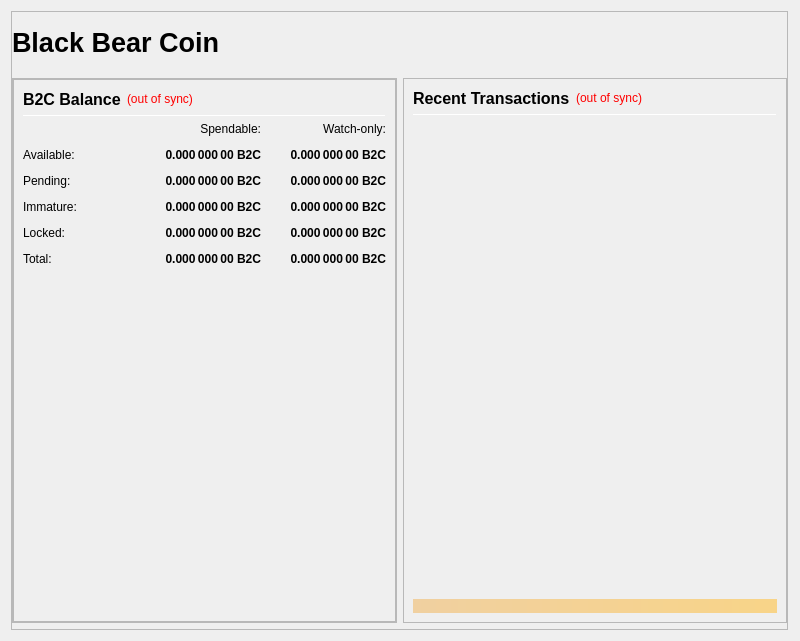
<?xml version="1.0" encoding="UTF-8"?>
<ui version="4.0">
 <class>OverviewPage</class>
 <widget class="QWidget" name="OverviewPage">
  <property name="geometry">
   <rect>
    <x>0</x>
    <y>0</y>
    <width>800</width>
    <height>641</height>
   </rect>
  </property>
  <property name="minimumSize">
   <size>
    <width>800</width>
    <height>300</height>
   </size>
  </property>
  <property name="windowTitle">
   <string>Form</string>
  </property>
  <layout class="QVBoxLayout" name="topLayout" stretch="1">
   <property name="rightMargin">
    <number>12</number>
   </property>
   <item>
    <widget class="QFrame" name="frame_BG">
     <property name="minimumSize">
      <size>
       <width>750</width>
       <height>410</height>
      </size>
     </property>
     <property name="maximumSize">
      <size>
       <width>16777215</width>
       <height>16777215</height>
      </size>
     </property>
     <property name="frameShape">
      <enum>QFrame::StyledPanel</enum>
     </property>
     <property name="frameShadow">
      <enum>QFrame::Raised</enum>
     </property>
     <layout class="QVBoxLayout" name="verticalLayout_3" stretch="1">
      <property name="leftMargin">
       <number>0</number>
      </property>
      <property name="topMargin">
       <number>0</number>
      </property>
      <property name="rightMargin">
       <number>0</number>
      </property>
      <property name="bottomMargin">
       <number>6</number>
      </property>
      <item>
       <layout class="QVBoxLayout" name="verticalLayout_Master" stretch="0,1">
        <property name="leftMargin">
         <number>0</number>
        </property>
        <property name="topMargin">
         <number>0</number>
        </property>
        <property name="rightMargin">
         <number>0</number>
        </property>
        <property name="bottomMargin">
         <number>0</number>
        </property>
        <item>
         <widget class="QFrame" name="frame_Header">
          <layout class="QVBoxLayout" name="verticalLayout_Header" stretch="0">
           <property name="leftMargin">
            <number>0</number>
           </property>
           <property name="topMargin">
            <number>0</number>
           </property>
           <property name="rightMargin">
            <number>0</number>
           </property>
           <property name="bottomMargin">
            <number>0</number>
           </property>
           <item>
            <layout class="QHBoxLayout" name="horizontalLayout_Header" stretch="1,0,1">
             <property name="spacing">
              <number>6</number>
             </property>
             <item>
              <widget class="QLabel" name="labelOverviewHeaderLeft">
               <property name="minimumSize">
                <size>
                 <width>464</width>
                 <height>60</height>
                </size>
               </property>
               <property name="maximumSize">
                <size>
                 <width>16777215</width>
                 <height>60</height>
                </size>
               </property>
               <property name="font">
                <font>
                 <pointsize>20</pointsize>
                 <weight>75</weight>
                 <bold>true</bold>
                </font>
               </property>
               <property name="text">
                <string>Black Bear Coin</string>
               </property>
               <property name="alignment">
                <set>Qt::AlignLeading|Qt::AlignLeft|Qt::AlignVCenter</set>
               </property>
              </widget>
             </item>
             <item>
              <spacer name="horizontalSpacer_Header">
               <property name="orientation">
                <enum>Qt::Horizontal</enum>
               </property>
               <property name="sizeHint" stdset="0">
                <size>
                 <width>40</width>
                 <height>20</height>
                </size>
               </property>
              </spacer>
             </item>
             <item>
              <widget class="QLabel" name="labelOverviewHeaderRight">
               <property name="minimumSize">
                <size>
                 <width>464</width>
                 <height>60</height>
                </size>
               </property>
               <property name="maximumSize">
                <size>
                 <width>16777215</width>
                 <height>60</height>
                </size>
               </property>
               <property name="font">
                <font>
                 <pointsize>14</pointsize>
                </font>
               </property>
               <property name="text">
                <string/>
               </property>
               <property name="alignment">
                <set>Qt::AlignRight|Qt::AlignTrailing|Qt::AlignVCenter</set>
               </property>
              </widget>
             </item>
            </layout>
           </item>
          </layout>
         </widget>
        </item>
        <item>
         <widget class="QFrame" name="frame_Content">
          <layout class="QVBoxLayout" name="verticalLayout_Content">
           <property name="leftMargin">
            <number>0</number>
           </property>
           <property name="topMargin">
            <number>0</number>
           </property>
           <property name="rightMargin">
            <number>0</number>
           </property>
           <property name="bottomMargin">
            <number>0</number>
           </property>
           <item>
            <layout class="QHBoxLayout" name="horizontalLayout_Content" stretch="1,1">
             <property name="spacing">
              <number>6</number>
             </property>
             <item>
              <layout class="QVBoxLayout" name="verticalLayout_left" stretch="1">
               <item>
                <widget class="QFrame" name="frameObfuscation">
                 <property name="minimumSize">
                  <size>
                   <width>0</width>
                   <height>0</height>
                  </size>
                 </property>
                 <property name="frameShape">
                  <enum>QFrame::StyledPanel</enum>
                 </property>
                 <property name="frameShadow">
                  <enum>QFrame::Raised</enum>
                 </property>
                 <layout class="QVBoxLayout" name="verticalLayout" stretch="0">
                  <property name="leftMargin">
                   <number>0</number>
                  </property>
                  <property name="topMargin">
                   <number>0</number>
                  </property>
                  <property name="rightMargin">
                   <number>0</number>
                  </property>
                  <property name="bottomMargin">
                   <number>0</number>
                  </property>
                  <item>
                   <widget class="QFrame" name="frame_Balances">
                    <property name="frameShape">
                     <enum>QFrame::StyledPanel</enum>
                    </property>
                    <property name="frameShadow">
                     <enum>QFrame::Raised</enum>
                    </property>
                    <layout class="QVBoxLayout" name="verticalLayout_4">
                     <item>
                      <layout class="QHBoxLayout" name="horizontalLayout_4">
                       <item>
                        <widget class="QLabel" name="label_5">
                         <property name="minimumSize">
                          <size>
                           <width>0</width>
                           <height>20</height>
                          </size>
                         </property>
                         <property name="font">
                          <font>
                           <pointsize>12</pointsize>
                           <weight>75</weight>
                           <bold>true</bold>
                          </font>
                         </property>
                         <property name="text">
                          <string>B2C Balance</string>
                         </property>
                        </widget>
                       </item>
                       <item>
                        <widget class="QLabel" name="labelWalletStatus">
                         <property name="cursor">
                          <cursorShape>WhatsThisCursor</cursorShape>
                         </property>
                         <property name="toolTip">
                          <string>The displayed information may be out of date. Your wallet automatically synchronizes with the B2C network after a connection is established, but this process has not completed yet.</string>
                         </property>
                         <property name="styleSheet">
                          <string notr="true">QLabel { color: red; }</string>
                         </property>
                         <property name="text">
                          <string notr="true">(out of sync)</string>
                         </property>
                         <property name="alignment">
                          <set>Qt::AlignLeading|Qt::AlignLeft|Qt::AlignVCenter</set>
                         </property>
                        </widget>
                       </item>
                       <item>
                        <spacer name="horizontalSpacer_3">
                         <property name="orientation">
                          <enum>Qt::Horizontal</enum>
                         </property>
                         <property name="sizeHint" stdset="0">
                          <size>
                           <width>40</width>
                           <height>20</height>
                          </size>
                         </property>
                        </spacer>
                       </item>
                      </layout>
                     </item>
                     <item>
                      <widget class="Line" name="line_Balance">
                       <property name="minimumSize">
                        <size>
                         <width>0</width>
                         <height>1</height>
                        </size>
                       </property>
                       <property name="maximumSize">
                        <size>
                         <width>16777215</width>
                         <height>1</height>
                        </size>
                       </property>
                       <property name="orientation">
                        <enum>Qt::Horizontal</enum>
                       </property>
                      </widget>
                     </item>
                     <item>
                      <layout class="QGridLayout" name="gridLayout">
                       <property name="spacing">
                        <number>12</number>
                       </property>
                       <item row="5" column="0">
                        <widget class="QLabel" name="labelTotalText">
                         <property name="toolTip">
                          <string>Your current B2C balance, unconfirmed and immature transactions included</string>
                         </property>
                         <property name="text">
                          <string>Total:</string>
                         </property>
                        </widget>
                       </item>
                       <item row="5" column="2">
                        <widget class="QLabel" name="labelWatchTotal">
                         <property name="font">
                          <font>
                           <weight>75</weight>
                           <bold>true</bold>
                          </font>
                         </property>
                         <property name="cursor">
                          <cursorShape>IBeamCursor</cursorShape>
                         </property>
                         <property name="toolTip">
                          <string>Current total balance in watch-only addresses</string>
                         </property>
                         <property name="text">
                          <string notr="true">0.000 000 00 B2C</string>
                         </property>
                         <property name="alignment">
                          <set>Qt::AlignRight|Qt::AlignTrailing|Qt::AlignVCenter</set>
                         </property>
                         <property name="textInteractionFlags">
                          <set>Qt::LinksAccessibleByMouse|Qt::TextSelectableByKeyboard|Qt::TextSelectableByMouse</set>
                         </property>
                        </widget>
                       </item>
                       <item row="0" column="2">
                        <widget class="QLabel" name="labelWatchonly">
                         <property name="text">
                          <string>Watch-only:</string>
                         </property>
                         <property name="alignment">
                          <set>Qt::AlignRight|Qt::AlignTrailing|Qt::AlignVCenter</set>
                         </property>
                        </widget>
                       </item>
                       <item row="0" column="1">
                        <widget class="QLabel" name="labelSpendable">
                         <property name="text">
                          <string>Spendable:</string>
                         </property>
                         <property name="alignment">
                          <set>Qt::AlignRight|Qt::AlignTrailing|Qt::AlignVCenter</set>
                         </property>
                        </widget>
                       </item>
                       <item row="2" column="1">
                        <widget class="QLabel" name="labelUnconfirmed">
                         <property name="font">
                          <font>
                           <weight>75</weight>
                           <bold>true</bold>
                          </font>
                         </property>
                         <property name="cursor">
                          <cursorShape>IBeamCursor</cursorShape>
                         </property>
                         <property name="toolTip">
                          <string>Total of transactions that have yet to be confirmed, and do not yet count toward the spendable balance</string>
                         </property>
                         <property name="text">
                          <string notr="true">0.000 000 00 B2C</string>
                         </property>
                         <property name="alignment">
                          <set>Qt::AlignRight|Qt::AlignTrailing|Qt::AlignVCenter</set>
                         </property>
                         <property name="textInteractionFlags">
                          <set>Qt::LinksAccessibleByMouse|Qt::TextSelectableByKeyboard|Qt::TextSelectableByMouse</set>
                         </property>
                        </widget>
                       </item>
                       <item row="4" column="0">
                        <widget class="QLabel" name="labelLockedBalanceText">
                         <property name="toolTip">
                          <string>Locked B2C or Masternode collaterals.</string>
                         </property>
                         <property name="text">
                          <string>Locked:</string>
                         </property>
                        </widget>
                       </item>
                       <item row="2" column="0">
                        <widget class="QLabel" name="labelPendingText">
                         <property name="text">
                          <string>Pending:</string>
                         </property>
                        </widget>
                       </item>
                       <item row="1" column="1">
                        <widget class="QLabel" name="labelBalance">
                         <property name="font">
                          <font>
                           <weight>75</weight>
                           <bold>true</bold>
                          </font>
                         </property>
                         <property name="cursor">
                          <cursorShape>IBeamCursor</cursorShape>
                         </property>
                         <property name="toolTip">
                          <string>Your current spendable balance</string>
                         </property>
                         <property name="text">
                          <string notr="true">0.000 000 00 B2C</string>
                         </property>
                         <property name="alignment">
                          <set>Qt::AlignRight|Qt::AlignTrailing|Qt::AlignVCenter</set>
                         </property>
                         <property name="textInteractionFlags">
                          <set>Qt::LinksAccessibleByMouse|Qt::TextSelectableByKeyboard|Qt::TextSelectableByMouse</set>
                         </property>
                        </widget>
                       </item>
                       <item row="3" column="2">
                        <widget class="QLabel" name="labelWatchImmature">
                         <property name="font">
                          <font>
                           <weight>75</weight>
                           <bold>true</bold>
                          </font>
                         </property>
                         <property name="cursor">
                          <cursorShape>IBeamCursor</cursorShape>
                         </property>
                         <property name="toolTip">
                          <string>Staked or masternode rewards in watch-only addresses that has not yet matured</string>
                         </property>
                         <property name="text">
                          <string notr="true">0.000 000 00 B2C</string>
                         </property>
                         <property name="alignment">
                          <set>Qt::AlignRight|Qt::AlignTrailing|Qt::AlignVCenter</set>
                         </property>
                         <property name="textInteractionFlags">
                          <set>Qt::LinksAccessibleByMouse|Qt::TextSelectableByKeyboard|Qt::TextSelectableByMouse</set>
                         </property>
                        </widget>
                       </item>
                       <item row="1" column="0">
                        <widget class="QLabel" name="labelBalanceText">
                         <property name="text">
                          <string>Available:</string>
                         </property>
                        </widget>
                       </item>
                       <item row="4" column="2">
                        <widget class="QLabel" name="labelWatchLocked">
                         <property name="font">
                          <font>
                           <weight>75</weight>
                           <bold>true</bold>
                          </font>
                         </property>
                         <property name="cursor">
                          <cursorShape>IBeamCursor</cursorShape>
                         </property>
                         <property name="toolTip">
                          <string>Current locked balance in watch-only addresses</string>
                         </property>
                         <property name="text">
                          <string notr="true">0.000 000 00 B2C</string>
                         </property>
                         <property name="alignment">
                          <set>Qt::AlignRight|Qt::AlignTrailing|Qt::AlignVCenter</set>
                         </property>
                         <property name="textInteractionFlags">
                          <set>Qt::LinksAccessibleByMouse|Qt::TextSelectableByKeyboard|Qt::TextSelectableByMouse</set>
                         </property>
                        </widget>
                       </item>
                       <item row="3" column="0">
                        <widget class="QLabel" name="labelImmatureText">
                         <property name="text">
                          <string>Immature:</string>
                         </property>
                        </widget>
                       </item>
                       <item row="5" column="1">
                        <widget class="QLabel" name="labelTotal">
                         <property name="font">
                          <font>
                           <weight>75</weight>
                           <bold>true</bold>
                          </font>
                         </property>
                         <property name="cursor">
                          <cursorShape>IBeamCursor</cursorShape>
                         </property>
                         <property name="toolTip">
                          <string>Your current B2C balance, unconfirmed and immature transactions included</string>
                         </property>
                         <property name="text">
                          <string notr="true">0.000 000 00 B2C</string>
                         </property>
                         <property name="alignment">
                          <set>Qt::AlignRight|Qt::AlignTrailing|Qt::AlignVCenter</set>
                         </property>
                         <property name="textInteractionFlags">
                          <set>Qt::LinksAccessibleByMouse|Qt::TextSelectableByKeyboard|Qt::TextSelectableByMouse</set>
                         </property>
                        </widget>
                       </item>
                       <item row="1" column="2">
                        <widget class="QLabel" name="labelWatchAvailable">
                         <property name="font">
                          <font>
                           <weight>75</weight>
                           <bold>true</bold>
                          </font>
                         </property>
                         <property name="cursor">
                          <cursorShape>IBeamCursor</cursorShape>
                         </property>
                         <property name="toolTip">
                          <string>Your current balance in watch-only addresses</string>
                         </property>
                         <property name="text">
                          <string notr="true">0.000 000 00 B2C</string>
                         </property>
                         <property name="alignment">
                          <set>Qt::AlignRight|Qt::AlignTrailing|Qt::AlignVCenter</set>
                         </property>
                         <property name="textInteractionFlags">
                          <set>Qt::LinksAccessibleByMouse|Qt::TextSelectableByKeyboard|Qt::TextSelectableByMouse</set>
                         </property>
                        </widget>
                       </item>
                       <item row="3" column="1">
                        <widget class="QLabel" name="labelImmature">
                         <property name="font">
                          <font>
                           <weight>75</weight>
                           <bold>true</bold>
                          </font>
                         </property>
                         <property name="cursor">
                          <cursorShape>IBeamCursor</cursorShape>
                         </property>
                         <property name="toolTip">
                          <string>Staked or masternode rewards that has not yet matured</string>
                         </property>
                         <property name="text">
                          <string notr="true">0.000 000 00 B2C</string>
                         </property>
                         <property name="alignment">
                          <set>Qt::AlignRight|Qt::AlignTrailing|Qt::AlignVCenter</set>
                         </property>
                         <property name="textInteractionFlags">
                          <set>Qt::LinksAccessibleByMouse|Qt::TextSelectableByKeyboard|Qt::TextSelectableByMouse</set>
                         </property>
                        </widget>
                       </item>
                       <item row="4" column="1">
                        <widget class="QLabel" name="labelLockedBalance">
                         <property name="font">
                          <font>
                           <weight>75</weight>
                           <bold>true</bold>
                          </font>
                         </property>
                         <property name="cursor">
                          <cursorShape>IBeamCursor</cursorShape>
                         </property>
                         <property name="toolTip">
                          <string>Locked B2C or Masternode collaterals.</string>
                         </property>
                         <property name="text">
                          <string notr="true">0.000 000 00 B2C</string>
                         </property>
                         <property name="alignment">
                          <set>Qt::AlignRight|Qt::AlignTrailing|Qt::AlignVCenter</set>
                         </property>
                         <property name="textInteractionFlags">
                          <set>Qt::LinksAccessibleByMouse|Qt::TextSelectableByKeyboard|Qt::TextSelectableByMouse</set>
                         </property>
                        </widget>
                       </item>
                       <item row="2" column="2">
                        <widget class="QLabel" name="labelWatchPending">
                         <property name="font">
                          <font>
                           <weight>75</weight>
                           <bold>true</bold>
                          </font>
                         </property>
                         <property name="cursor">
                          <cursorShape>IBeamCursor</cursorShape>
                         </property>
                         <property name="toolTip">
                          <string>Unconfirmed transactions to watch-only addresses</string>
                         </property>
                         <property name="text">
                          <string notr="true">0.000 000 00 B2C</string>
                         </property>
                         <property name="alignment">
                          <set>Qt::AlignRight|Qt::AlignTrailing|Qt::AlignVCenter</set>
                         </property>
                         <property name="textInteractionFlags">
                          <set>Qt::LinksAccessibleByMouse|Qt::TextSelectableByKeyboard|Qt::TextSelectableByMouse</set>
                         </property>
                        </widget>
                       </item>
                      </layout>
                     </item>
                     <item>
                      <spacer name="verticalSpacer">
                       <property name="orientation">
                        <enum>Qt::Vertical</enum>
                       </property>
                       <property name="sizeHint" stdset="0">
                        <size>
                         <width>20</width>
                         <height>40</height>
                        </size>
                       </property>
                      </spacer>
                     </item>
                    </layout>
                   </widget>
                  </item>
                 </layout>
                </widget>
               </item>
              </layout>
             </item>
             <item>
              <layout class="QVBoxLayout" name="verticalLayout_right" stretch="1">
               <item>
                <widget class="QFrame" name="frame_RecentTransactions">
                 <property name="minimumSize">
                  <size>
                   <width>0</width>
                   <height>0</height>
                  </size>
                 </property>
                 <property name="frameShape">
                  <enum>QFrame::StyledPanel</enum>
                 </property>
                 <property name="frameShadow">
                  <enum>QFrame::Raised</enum>
                 </property>
                 <layout class="QVBoxLayout" name="verticalLayout_1" stretch="0,0,0,0,0">
                  <item>
                   <layout class="QHBoxLayout" name="horizontalLayout_2">
                    <item>
                     <widget class="QLabel" name="label_4">
                      <property name="minimumSize">
                       <size>
                        <width>0</width>
                        <height>20</height>
                       </size>
                      </property>
                      <property name="font">
                       <font>
                        <pointsize>12</pointsize>
                        <weight>75</weight>
                        <bold>true</bold>
                       </font>
                      </property>
                      <property name="text">
                       <string>Recent Transactions</string>
                      </property>
                     </widget>
                    </item>
                    <item>
                     <widget class="QLabel" name="labelTransactionsStatus">
                      <property name="cursor">
                       <cursorShape>WhatsThisCursor</cursorShape>
                      </property>
                      <property name="toolTip">
                       <string>The displayed information may be out of date. Your wallet automatically synchronizes with the B2C network after a connection is established, but this process has not completed yet.</string>
                      </property>
                      <property name="styleSheet">
                       <string notr="true">QLabel { color: red; }</string>
                      </property>
                      <property name="text">
                       <string notr="true">(out of sync)</string>
                      </property>
                      <property name="alignment">
                       <set>Qt::AlignRight|Qt::AlignTrailing|Qt::AlignVCenter</set>
                      </property>
                     </widget>
                    </item>
                    <item>
                     <spacer name="horizontalSpacer">
                      <property name="orientation">
                       <enum>Qt::Horizontal</enum>
                      </property>
                      <property name="sizeHint" stdset="0">
                       <size>
                        <width>40</width>
                        <height>20</height>
                       </size>
                      </property>
                     </spacer>
                    </item>
                   </layout>
                  </item>
                  <item>
                   <widget class="Line" name="line">
                    <property name="minimumSize">
                     <size>
                      <width>0</width>
                      <height>1</height>
                     </size>
                    </property>
                    <property name="maximumSize">
                     <size>
                      <width>16777215</width>
                      <height>1</height>
                     </size>
                    </property>
                    <property name="orientation">
                     <enum>Qt::Horizontal</enum>
                    </property>
                   </widget>
                  </item>
                  <item>
                   <widget class="QListView" name="listTransactions">
                    <property name="minimumSize">
                     <size>
                      <width>0</width>
                      <height>0</height>
                     </size>
                    </property>
                    <property name="styleSheet">
                     <string notr="true">QListView { background: transparent; }</string>
                    </property>
                    <property name="frameShape">
                     <enum>QFrame::NoFrame</enum>
                    </property>
                    <property name="verticalScrollBarPolicy">
                     <enum>Qt::ScrollBarAlwaysOff</enum>
                    </property>
                    <property name="horizontalScrollBarPolicy">
                     <enum>Qt::ScrollBarAlwaysOff</enum>
                    </property>
                    <property name="selectionMode">
                     <enum>QAbstractItemView::NoSelection</enum>
                    </property>
                   </widget>
                  </item>
                  <item>
                   <spacer name="verticalSpacer_2">
                    <property name="orientation">
                     <enum>Qt::Vertical</enum>
                    </property>
                    <property name="sizeType">
                     <enum>QSizePolicy::Expanding</enum>
                    </property>
                    <property name="sizeHint" stdset="0">
                     <size>
                      <width>20</width>
                      <height>40</height>
                     </size>
                    </property>
                   </spacer>
                  </item>
                  <item>
                   <widget class="QLabel" name="labelAlerts">
                    <property name="maximumSize">
                     <size>
                      <width>16777215</width>
                      <height>16777215</height>
                     </size>
                    </property>
                    <property name="styleSheet">
                     <string notr="true">background-color: qlineargradient(x1: 0, y1: 0, x2: 1, y2: 0, stop:0 #F0D0A0, stop:1 #F8D488); color:#000000;</string>
                    </property>
                    <property name="text">
                     <string/>
                    </property>
                    <property name="wordWrap">
                     <bool>true</bool>
                    </property>
                    <property name="margin">
                     <number>3</number>
                    </property>
                   </widget>
                  </item>
                 </layout>
                </widget>
               </item>
              </layout>
             </item>
            </layout>
           </item>
          </layout>
         </widget>
        </item>
       </layout>
      </item>
     </layout>
    </widget>
   </item>
  </layout>
 </widget>
 <resources/>
 <connections/>
</ui>
